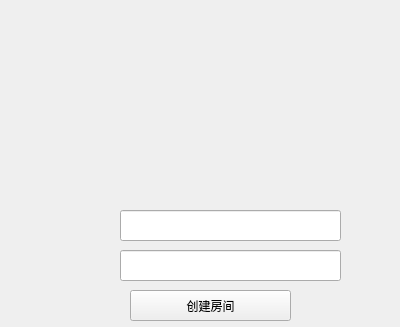
<?xml version="1.0" encoding="UTF-8"?>
<ui version="4.0">
 <class>login</class>
 <widget class="QWidget" name="login">
  <property name="geometry">
   <rect>
    <x>0</x>
    <y>0</y>
    <width>400</width>
    <height>327</height>
   </rect>
  </property>
  <property name="windowTitle">
   <string>login</string>
  </property>
  <property name="styleSheet">
   <string notr="true"/>
  </property>
  <widget class="QLabel" name="nameLable">
   <property name="geometry">
    <rect>
     <x>70</x>
     <y>210</y>
     <width>41</width>
     <height>31</height>
    </rect>
   </property>
   <property name="font">
    <font>
     <pointsize>11</pointsize>
    </font>
   </property>
   <property name="styleSheet">
    <string notr="true">image: url(:/icon/name.png);</string>
   </property>
  </widget>
  <widget class="QLabel" name="ipLabel">
   <property name="geometry">
    <rect>
     <x>70</x>
     <y>250</y>
     <width>41</width>
     <height>31</height>
    </rect>
   </property>
   <property name="font">
    <font>
     <pointsize>11</pointsize>
    </font>
   </property>
   <property name="styleSheet">
    <string notr="true">image: url(:/icon/IP.png);</string>
   </property>
   <property name="text">
    <string/>
   </property>
  </widget>
  <widget class="QPushButton" name="createPushButton">
   <property name="geometry">
    <rect>
     <x>130</x>
     <y>290</y>
     <width>161</width>
     <height>31</height>
    </rect>
   </property>
   <property name="text">
    <string>创建房间</string>
   </property>
  </widget>
  <widget class="QLabel" name="headPortraitLabel">
   <property name="geometry">
    <rect>
     <x>160</x>
     <y>120</y>
     <width>91</width>
     <height>81</height>
    </rect>
   </property>
   <property name="styleSheet">
    <string notr="true">border-image: url(:/icon/head.jpg);</string>
   </property>
   <property name="text">
    <string/>
   </property>
  </widget>
  <widget class="QLabel" name="backgroundLabel">
   <property name="geometry">
    <rect>
     <x>0</x>
     <y>0</y>
     <width>401</width>
     <height>201</height>
    </rect>
   </property>
   <property name="styleSheet">
    <string notr="true">border-image: url(:/icon/bargroud.jpg);</string>
   </property>
   <property name="text">
    <string/>
   </property>
  </widget>
  <widget class="QLineEdit" name="nameLineEdit">
   <property name="geometry">
    <rect>
     <x>120</x>
     <y>210</y>
     <width>221</width>
     <height>31</height>
    </rect>
   </property>
  </widget>
  <widget class="QLineEdit" name="ipLineEdit">
   <property name="geometry">
    <rect>
     <x>120</x>
     <y>250</y>
     <width>221</width>
     <height>31</height>
    </rect>
   </property>
  </widget>
  <zorder>backgroundLabel</zorder>
  <zorder>nameLable</zorder>
  <zorder>ipLabel</zorder>
  <zorder>createPushButton</zorder>
  <zorder>nameLineEdit</zorder>
  <zorder>ipLineEdit</zorder>
  <zorder>headPortraitLabel</zorder>
 </widget>
 <layoutdefault spacing="6" margin="11"/>
 <resources/>
 <connections/>
</ui>
